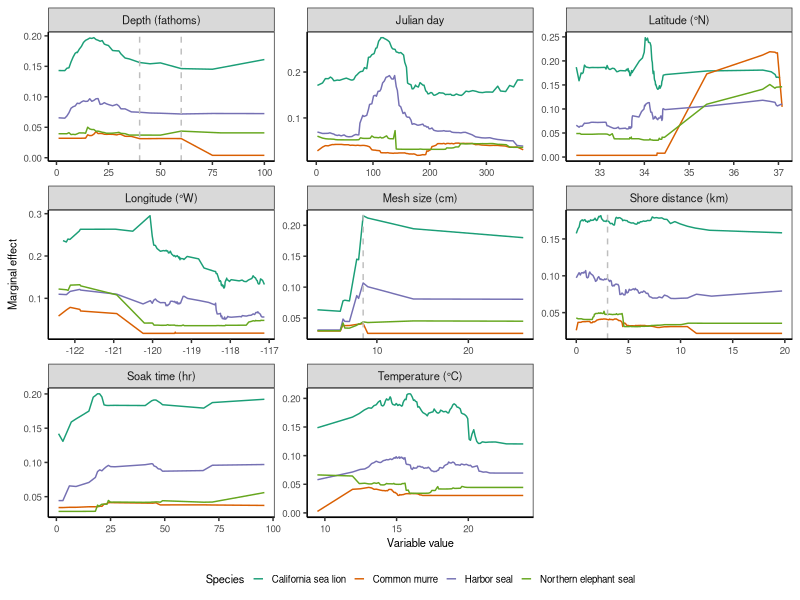
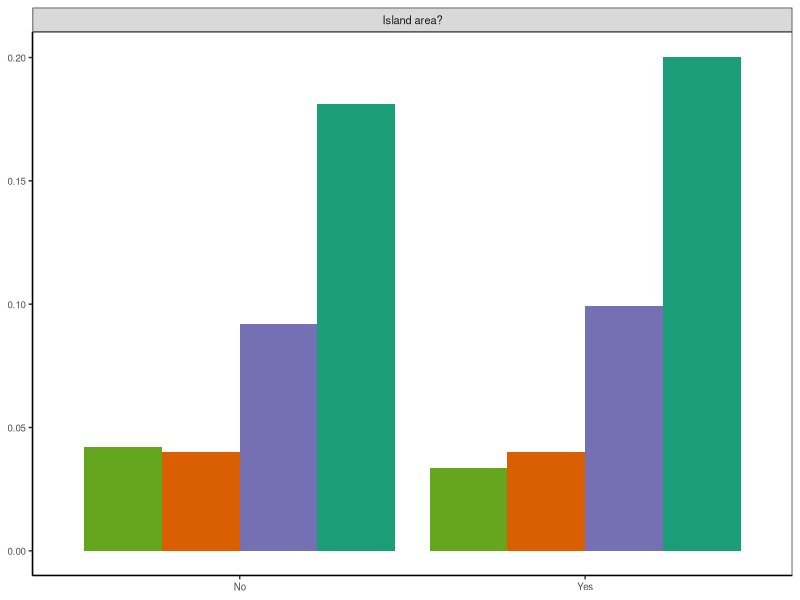
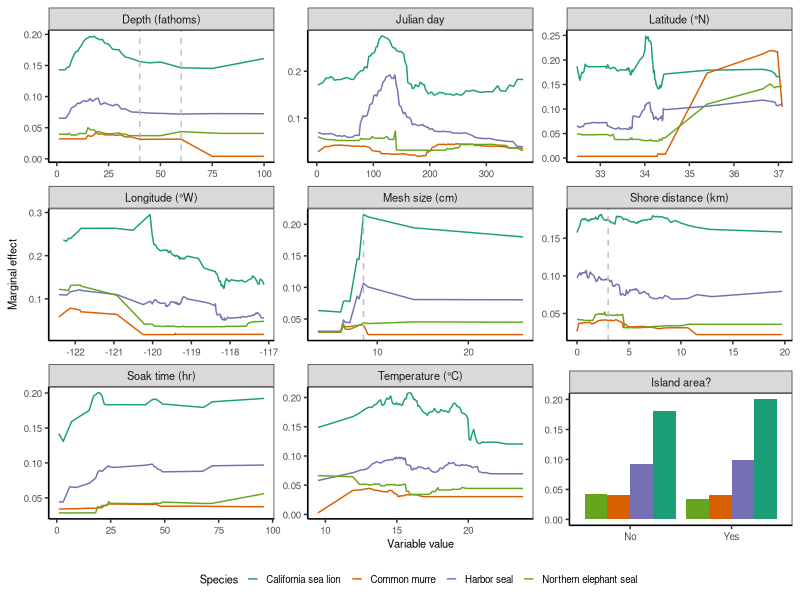

The R source for these figures, in order: (Note: this script raises an error after producing the figures.)

# Clear workspace
rm(list = ls())

# Setup
################################################################################

# Packages
library(tidyverse)
library(cowplot)

# Directories
plotdir <- "figures"


# Read data
################################################################################

data <- read.csv("model_result/marginal_effects.csv")

data_cat <- read.csv("model_result/categorical_marginal_effects.csv")

# Reorder categorical data
################################################################################

data_cat <- data_cat %>%
  mutate(species = species %>% fct_reorder(prob))

# Plot data
################################################################################

# Theme
base_theme <-  theme(axis.text=element_text(size=7),
                     axis.title=element_text(size=8),
                     legend.text=element_text(size=7),
                     legend.title=element_text(size=8),
                     strip.text=element_text(size=8),
                     # Gridlines
                     panel.grid.major = element_blank(), 
                     panel.grid.minor = element_blank(),
                     panel.background = element_blank(), 
                     axis.line = element_line(colour = "black"),
                     # Legend
                     legend.background = element_rect(fill=alpha('blue', 0)))

# Plot

# specify the species color
species_color <- c("California sea lion" = "#1B9E77", "Common murre" = "#D95F02", "Harbor seal" = "#7570B3", "Northern elephant seal" = "#66A61E")

# create dataframe of vertical dashed lines
vline <- data.frame(xintercept = c(40, 60, 3, 8.5),
                    variable = c("Depth (fathoms)", "Depth (fathoms)", "Shore distance (km)", "Mesh size (cm)"))

main_plot <- ggplot(data, aes(x=value, y=prob, color=species)) +
  facet_wrap(~variable, ncol=3, scales="free") +
  geom_line() +
  geom_vline(data = vline, aes(xintercept = xintercept), linetype = "dashed", color = "gray") +
  # Labels
  labs(x="Variable value", y="Marginal effect") +
  # Legend
  scale_colour_manual(name="Species", values = species_color) +
  # Theme
  theme_bw() + base_theme +
  theme(legend.key.size=unit(0.3, "cm"),
        legend.position = "bottom")

main_plot


insert_plot <- ggplot(data_cat, aes(x = value, y = prob, fill=species)) +
  facet_wrap(~variable) +
  geom_bar(stat = "identity", position = "dodge") +
  # fill color
  scale_fill_manual(values = species_color) +
  # Theme
  theme_bw() + base_theme +
  theme(legend.position = "none",
        axis.title.x = element_blank(),
        axis.title.y = element_blank())
  
insert_plot

# use cowplot package, we can insert categorical plot inside

plot_with_insert <-
  ggdraw() +
  draw_plot(main_plot) +
  draw_plot(insert_plot, x = 0.67, y = 0.085, width = 0.33, height = 0.31)

plot_with_insert


  
# Export
ggsave(plot_with_insert, filename=file.path(plotdir, "Fig5_marginal_effects.png"), 
       width=6, height=6.5, units="in", dpi=600)
